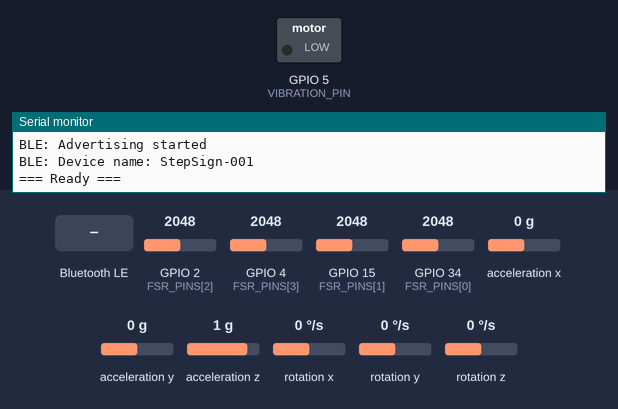
Simulated run of this sketch. Board: ESP32. Parts: switched loads named in the sketch (green lamp = pin HIGH), the last lines printed to the serial monitor. Wiring (inferred from the names in the program): MPU-6050 motion sensor at I2C address 0x68. The inputs (shaded band) are chosen by the test bench; at power-on: GPIO 2 (FSR_PINS[2]) = 2048, GPIO 4 (FSR_PINS[3]) = 2048, GPIO 15 (FSR_PINS[1]) = 2048, GPIO 34 (FSR_PINS[0]) = 2048, acceleration x 0 g, acceleration y 0 g, acceleration z 1 g, rotation x 0 °/s, rotation y 0 °/s, rotation z 0 °/s. Nothing arrives over Bluetooth unless stated; a phone connects over Bluetooth LE 3 s after start.

Above: at 1.4 s.
1.5 s: Bluetooth LE write "1" received
At 1.6 s:
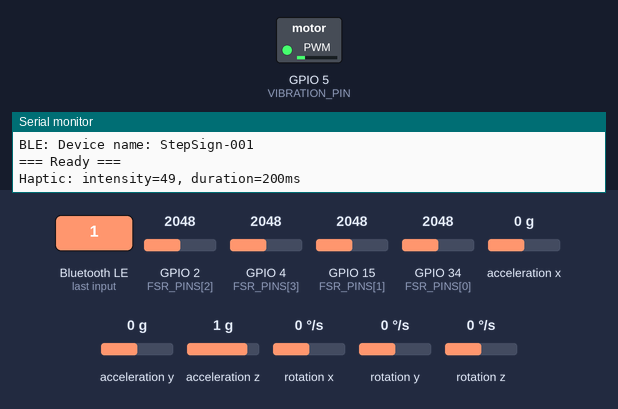
3.2 s: Bluetooth LE write "0" received
At 4.8 s:
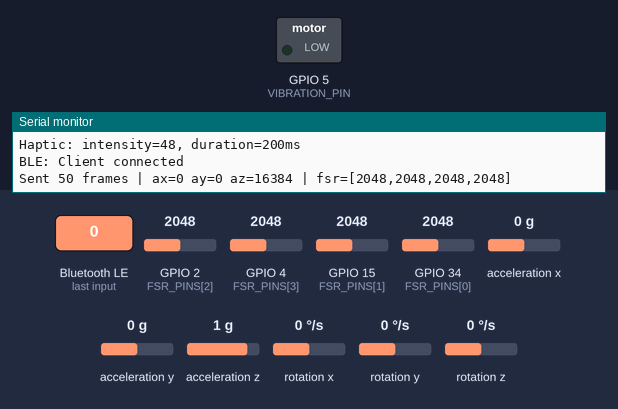
Timing chart, 0 to 6.3 s (numbered marks = the images above; inputs shaded):
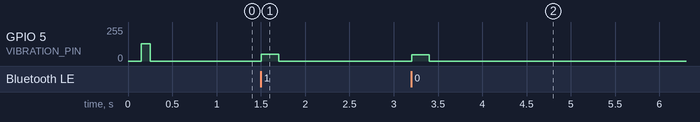

The sketch:

stepsign_ble.ino
```cpp
/*
 * StepSign Smart Insole - BLE Firmware
 *
 * Hardware: ESP32 + MPU-6050 IMU + 4x FSR Sensors + Vibration Motor
 *
 * BLE Service: StepSign Sensor Service
 * - SENSOR_DATA characteristic (Notify): Streams sensor data at 50Hz
 * - DEVICE_INFO characteristic (Read): Device info and battery
 * - HAPTIC_CMD characteristic (Write): Control vibration motor
 */

#include <Wire.h>
#include <BLEDevice.h>
#include <BLEServer.h>
#include <BLEUtils.h>
#include <BLE2902.h>

// ============================================================================
// Configuration
// ============================================================================

// Device name for BLE advertising
#define DEVICE_NAME "StepSign-001"
#define FIRMWARE_VERSION "1.0.0"

// Sampling rate (Hz)
#define SAMPLE_RATE_HZ 50
#define SAMPLE_INTERVAL_MS (1000 / SAMPLE_RATE_HZ)

// MPU-6050 I2C
static constexpr uint8_t MPU6050_ADDR = 0x68;
static constexpr uint8_t REG_PWR_MGMT_1 = 0x6B;
static constexpr uint8_t REG_WHO_AM_I = 0x75;
static constexpr uint8_t REG_ACCEL_XOUT_H = 0x3B;
static constexpr uint8_t REG_ACCEL_CONFIG = 0x1C;
static constexpr uint8_t REG_GYRO_CONFIG = 0x1B;

// I2C Pins
static constexpr int SDA_PIN = 21;
static constexpr int SCL_PIN = 22;

// FSR sensor pins (ADC)
static constexpr int FSR_PINS[] = {34, 15, 2, 4};
static constexpr int FSR_COUNT = 4;

// Vibration motor pin
static constexpr int VIBRATION_PIN = 5;

// ============================================================================
// BLE UUIDs
// ============================================================================

// Custom Service UUID for StepSign
#define SERVICE_UUID           "12345678-1234-5678-1234-56789abcdef0"
// Sensor Data Characteristic (Notify) - streams IMU + FSR data
#define SENSOR_DATA_UUID       "12345678-1234-5678-1234-56789abcdef1"
// Device Info Characteristic (Read) - battery, firmware, etc.
#define DEVICE_INFO_UUID       "12345678-1234-5678-1234-56789abcdef2"
// Haptic Command Characteristic (Write) - control vibration
#define HAPTIC_CMD_UUID        "12345678-1234-5678-1234-56789abcdef3"

// ============================================================================
// Data Structures
// ============================================================================

// Sensor data packet (20 bytes) - sent via BLE notify
#pragma pack(push, 1)
struct SensorFrame {
  int16_t ax;      // Accelerometer X (raw)
  int16_t ay;      // Accelerometer Y (raw)
  int16_t az;      // Accelerometer Z (raw)
  int16_t gx;      // Gyroscope X (raw)
  int16_t gy;      // Gyroscope Y (raw)
  int16_t gz;      // Gyroscope Z (raw)
  uint16_t fsr[4]; // FSR values (0-4095)
};
#pragma pack(pop)

// Device info packet
#pragma pack(push, 1)
struct DeviceInfo {
  uint8_t batteryPercent;  // 0-100
  uint8_t firmwareMajor;
  uint8_t firmwareMinor;
  uint8_t firmwarePatch;
  uint8_t isCalibrated;
  uint8_t sampleRateHz;
};
#pragma pack(pop)

// ============================================================================
// Global State
// ============================================================================

BLEServer* pServer = nullptr;
BLECharacteristic* pSensorDataChar = nullptr;
BLECharacteristic* pDeviceInfoChar = nullptr;
BLECharacteristic* pHapticCmdChar = nullptr;

bool deviceConnected = false;
bool oldDeviceConnected = false;
uint32_t lastSampleTime = 0;
uint32_t frameCount = 0;

// Haptic state
uint8_t hapticIntensity = 0;  // 0-255 PWM value
uint32_t hapticEndTime = 0;   // When to stop haptic

// ============================================================================
// BLE Callbacks
// ============================================================================

class ServerCallbacks : public BLEServerCallbacks {
  void onConnect(BLEServer* pServer) override {
    deviceConnected = true;
    Serial.println("BLE: Client connected");
  }

  void onDisconnect(BLEServer* pServer) override {
    deviceConnected = false;
    Serial.println("BLE: Client disconnected");
  }
};

class HapticCmdCallbacks : public BLECharacteristicCallbacks {
  void onWrite(BLECharacteristic* pCharacteristic) override {
    std::string value = pCharacteristic->getValue();
    if (value.length() >= 1) {
      // Command format: [intensity] or [intensity, duration_ms_hi, duration_ms_lo]
      hapticIntensity = (uint8_t)value[0];

      uint16_t durationMs = 200; // Default 200ms
      if (value.length() >= 3) {
        durationMs = ((uint8_t)value[1] << 8) | (uint8_t)value[2];
      }

      hapticEndTime = millis() + durationMs;

      Serial.printf("Haptic: intensity=%d, duration=%dms\n", hapticIntensity, durationMs);
    }
  }
};

// ============================================================================
// I2C / MPU-6050 Functions
// ============================================================================

static bool i2cWriteByte(uint8_t addr, uint8_t reg, uint8_t data) {
  Wire.beginTransmission(addr);
  Wire.write(reg);
  Wire.write(data);
  return (Wire.endTransmission(true) == 0);
}

static bool i2cReadBytes(uint8_t addr, uint8_t reg, uint8_t* buf, size_t len) {
  Wire.beginTransmission(addr);
  Wire.write(reg);
  if (Wire.endTransmission(false) != 0) {
    return false;
  }
  size_t readCount = Wire.requestFrom((int)addr, (int)len, (int)true);
  if (readCount != len) {
    return false;
  }
  for (size_t i = 0; i < len; i++) {
    buf[i] = Wire.read();
  }
  return true;
}

static int16_t be16(const uint8_t hi, const uint8_t lo) {
  return (int16_t)((hi << 8) | lo);
}

bool initMPU6050() {
  // Check WHO_AM_I
  uint8_t who = 0;
  if (!i2cReadBytes(MPU6050_ADDR, REG_WHO_AM_I, &who, 1)) {
    Serial.println("MPU-6050 not found!");
    return false;
  }
  Serial.printf("MPU-6050 WHO_AM_I: 0x%02X\n", who);

  // Wake up MPU-6050 (clear sleep bit)
  if (!i2cWriteByte(MPU6050_ADDR, REG_PWR_MGMT_1, 0x00)) {
    Serial.println("Failed to wake MPU-6050");
    return false;
  }

  // Configure accelerometer: ±2g (default, most sensitive)
  i2cWriteByte(MPU6050_ADDR, REG_ACCEL_CONFIG, 0x00);

  // Configure gyroscope: ±250°/s (default, most sensitive)
  i2cWriteByte(MPU6050_ADDR, REG_GYRO_CONFIG, 0x00);

  delay(50);
  return true;
}

bool readMPU6050(SensorFrame& frame) {
  uint8_t raw[14] = {0};
  if (!i2cReadBytes(MPU6050_ADDR, REG_ACCEL_XOUT_H, raw, sizeof(raw))) {
    return false;
  }

  frame.ax = be16(raw[0], raw[1]);
  frame.ay = be16(raw[2], raw[3]);
  frame.az = be16(raw[4], raw[5]);
  // raw[6], raw[7] = temperature (skip)
  frame.gx = be16(raw[8], raw[9]);
  frame.gy = be16(raw[10], raw[11]);
  frame.gz = be16(raw[12], raw[13]);

  return true;
}

// ============================================================================
// FSR Functions
// ============================================================================

void readFSRs(SensorFrame& frame) {
  for (int i = 0; i < FSR_COUNT; i++) {
    frame.fsr[i] = (uint16_t)analogRead(FSR_PINS[i]);
  }
}

// ============================================================================
// Battery Reading (simulated - replace with actual ADC reading if available)
// ============================================================================

uint8_t readBatteryPercent() {
  // TODO: If you have a battery voltage divider on an ADC pin, read it here
  // For now, return 100% (USB powered)
  return 100;
}

// ============================================================================
// Haptic Control
// ============================================================================

void updateHaptic() {
  if (millis() < hapticEndTime && hapticIntensity > 0) {
    // PWM output for vibration motor
    analogWrite(VIBRATION_PIN, hapticIntensity);
  } else {
    analogWrite(VIBRATION_PIN, 0);
    hapticIntensity = 0;
  }
}

// ============================================================================
// BLE Setup
// ============================================================================

void setupBLE() {
  Serial.println("Initializing BLE...");

  // Initialize BLE
  BLEDevice::init(DEVICE_NAME);

  // Create BLE Server
  pServer = BLEDevice::createServer();
  pServer->setCallbacks(new ServerCallbacks());

  // Create BLE Service
  BLEService* pService = pServer->createService(SERVICE_UUID);

  // Create Sensor Data Characteristic (Notify)
  pSensorDataChar = pService->createCharacteristic(
    SENSOR_DATA_UUID,
    BLECharacteristic::PROPERTY_NOTIFY
  );
  pSensorDataChar->addDescriptor(new BLE2902());

  // Create Device Info Characteristic (Read)
  pDeviceInfoChar = pService->createCharacteristic(
    DEVICE_INFO_UUID,
    BLECharacteristic::PROPERTY_READ
  );

  // Set initial device info
  DeviceInfo info;
  info.batteryPercent = readBatteryPercent();
  info.firmwareMajor = 1;
  info.firmwareMinor = 0;
  info.firmwarePatch = 0;
  info.isCalibrated = 1;
  info.sampleRateHz = SAMPLE_RATE_HZ;
  pDeviceInfoChar->setValue((uint8_t*)&info, sizeof(info));

  // Create Haptic Command Characteristic (Write)
  pHapticCmdChar = pService->createCharacteristic(
    HAPTIC_CMD_UUID,
    BLECharacteristic::PROPERTY_WRITE | BLECharacteristic::PROPERTY_WRITE_NR
  );
  pHapticCmdChar->setCallbacks(new HapticCmdCallbacks());

  // Start the service
  pService->start();

  // Start advertising
  BLEAdvertising* pAdvertising = BLEDevice::getAdvertising();
  pAdvertising->addServiceUUID(SERVICE_UUID);
  pAdvertising->setScanResponse(true);
  pAdvertising->setMinPreferred(0x06);  // For iPhone compatibility
  pAdvertising->setMinPreferred(0x12);
  BLEDevice::startAdvertising();

  Serial.println("BLE: Advertising started");
  Serial.printf("BLE: Device name: %s\n", DEVICE_NAME);
}

// ============================================================================
// Setup
// ============================================================================

void setup() {
  Serial.begin(115200);
  delay(100);
  Serial.println("\n=== StepSign Smart Insole ===");
  Serial.printf("Firmware: %s\n", FIRMWARE_VERSION);

  // Initialize I2C
  Wire.begin(SDA_PIN, SCL_PIN);
  Wire.setClock(400000);

  // Initialize MPU-6050
  if (!initMPU6050()) {
    Serial.println("FATAL: MPU-6050 initialization failed!");
    while (true) {
      delay(1000);
    }
  }
  Serial.println("MPU-6050: OK");

  // Initialize FSR pins
  for (int i = 0; i < FSR_COUNT; i++) {
    pinMode(FSR_PINS[i], INPUT);
  }
  Serial.println("FSR sensors: OK");

  // Initialize vibration motor pin
  pinMode(VIBRATION_PIN, OUTPUT);
  digitalWrite(VIBRATION_PIN, LOW);
  Serial.println("Vibration motor: OK");

  // Quick haptic test
  analogWrite(VIBRATION_PIN, 128);
  delay(100);
  analogWrite(VIBRATION_PIN, 0);

  // Setup BLE
  setupBLE();

  Serial.println("=== Ready ===\n");
}

// ============================================================================
// Main Loop
// ============================================================================

void loop() {
  uint32_t now = millis();

  // Handle connection state changes
  if (!deviceConnected && oldDeviceConnected) {
    // Disconnected - restart advertising
    delay(500);
    pServer->startAdvertising();
    Serial.println("BLE: Restarted advertising");
    oldDeviceConnected = deviceConnected;
  }
  if (deviceConnected && !oldDeviceConnected) {
    // Just connected
    oldDeviceConnected = deviceConnected;
  }

  // Sample and send sensor data at configured rate
  if (now - lastSampleTime >= SAMPLE_INTERVAL_MS) {
    lastSampleTime = now;

    SensorFrame frame;

    // Read IMU
    if (!readMPU6050(frame)) {
      Serial.println("Warning: Failed to read MPU-6050");
      frame.ax = frame.ay = frame.az = 0;
      frame.gx = frame.gy = frame.gz = 0;
    }

    // Read FSRs
    readFSRs(frame);

    // Send via BLE if connected
    if (deviceConnected) {
      pSensorDataChar->setValue((uint8_t*)&frame, sizeof(frame));
      pSensorDataChar->notify();

      frameCount++;
      if (frameCount % 50 == 0) {  // Log every second
        Serial.printf("Sent %lu frames | ax=%d ay=%d az=%d | fsr=[%d,%d,%d,%d]\n",
          frameCount, frame.ax, frame.ay, frame.az,
          frame.fsr[0], frame.fsr[1], frame.fsr[2], frame.fsr[3]);
      }
    }

    // Update device info periodically
    if (frameCount % 500 == 0) {  // Every 10 seconds
      DeviceInfo info;
      info.batteryPercent = readBatteryPercent();
      info.firmwareMajor = 1;
      info.firmwareMinor = 0;
      info.firmwarePatch = 0;
      info.isCalibrated = 1;
      info.sampleRateHz = SAMPLE_RATE_HZ;
      pDeviceInfoChar->setValue((uint8_t*)&info, sizeof(info));
    }
  }

  // Update haptic feedback
  updateHaptic();
}
```

Measured:
- after the input at 1.5 s, GPIO 5 (VIBRATION_PIN): 0/255 → 49/255 at once, → 0/255 0.20 s later
- after the input at 3.2 s, GPIO 5 (VIBRATION_PIN): 0/255 → 48/255 at once, → 0/255 0.20 s later
